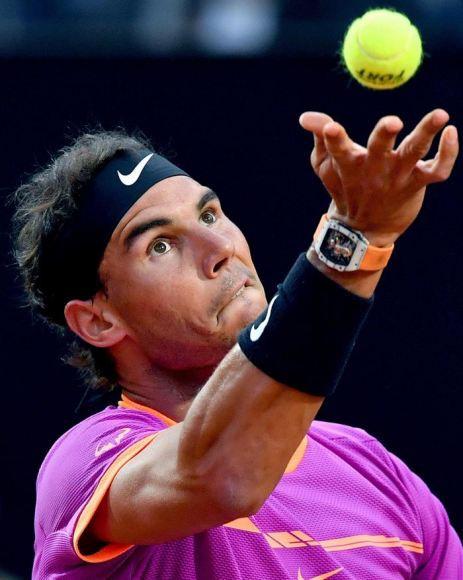
#> input picture Intro_OpenCV/VSCODE/11.jpg, 463 x 580 px, given in place of 11.png, which was not available
$ python 14_Erosion.py
#> lines starting #> are read from the running program, lines starting #| are printed output that depends on the picture; pictures that were not available may be replaced by others from this repository, and a replacement may not be noted
import cv2
import numpy as np

dir = "Intro_OpenCV/tratamiento_imagenes/"
img = cv2.imread(dir + "11.png", 0)
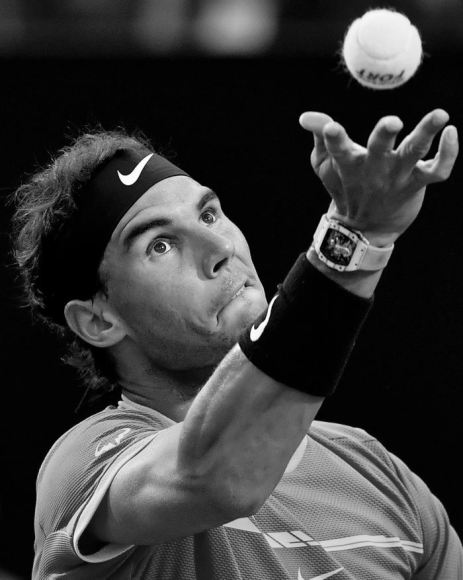
#> img: shape (580, 463); min 0, max 255, mean 58.7
kernel = np.ones((5, 5), np.uint8)
print(kernel)

# EROSION
# Si los pixeles adyacentes al centro del kernel son todos 0, se pone el centro en cero,
#
erosion1 = cv2.erode(img, kernel, iterations=1)
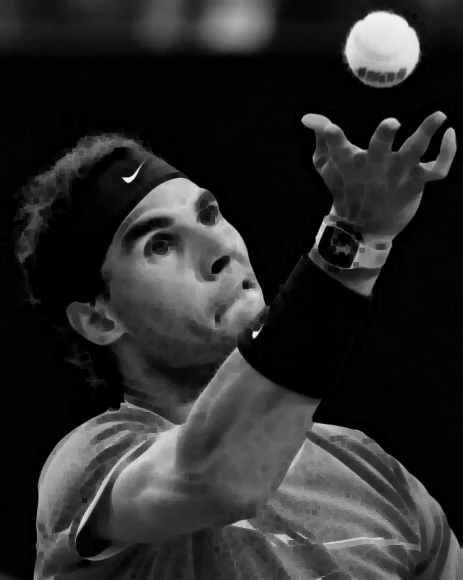
#> erosion1: shape (580, 463); min 0, max 245, mean 43.3
erosion2 = cv2.erode(img, kernel, iterations=3)
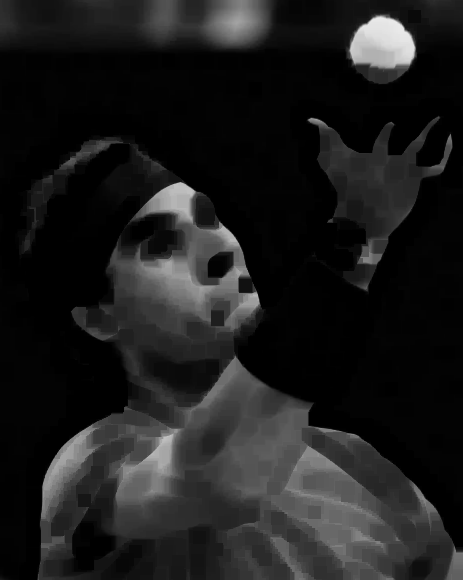
#> erosion2: shape (580, 463); min 0, max 234, mean 29.1

cv2.imshow("Imagen Original", img)
cv2.imshow("Imagen Erosionada Iteracion 1", erosion1)
cv2.imshow("Imagen Erosionada Iteracion 3", erosion2)

cv2.waitKey(0)
cv2.destroyAllWindows()

$ run again, with Intro_OpenCV/VSCODE/10.jpg copied over Intro_OpenCV/VSCODE/11.jpg
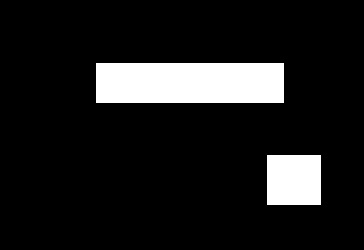
#> input picture Intro_OpenCV/VSCODE/10.jpg, 364 x 250 px, given in place of 11.png, which was not available
#> img is the input picture: shape (250, 364); min 0, max 255, mean 28.6
#> `erosion2 = cv2.erode(img, kernel, iterations=3)`:
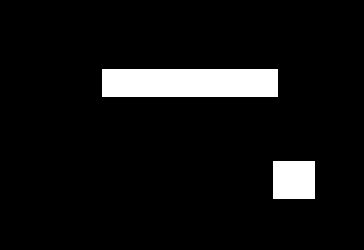
#> erosion2: shape (250, 364); min 0, max 255, mean 18.3

$ run again, with Intro_OpenCV/VSCODE/12.jpg copied over Intro_OpenCV/VSCODE/11.jpg
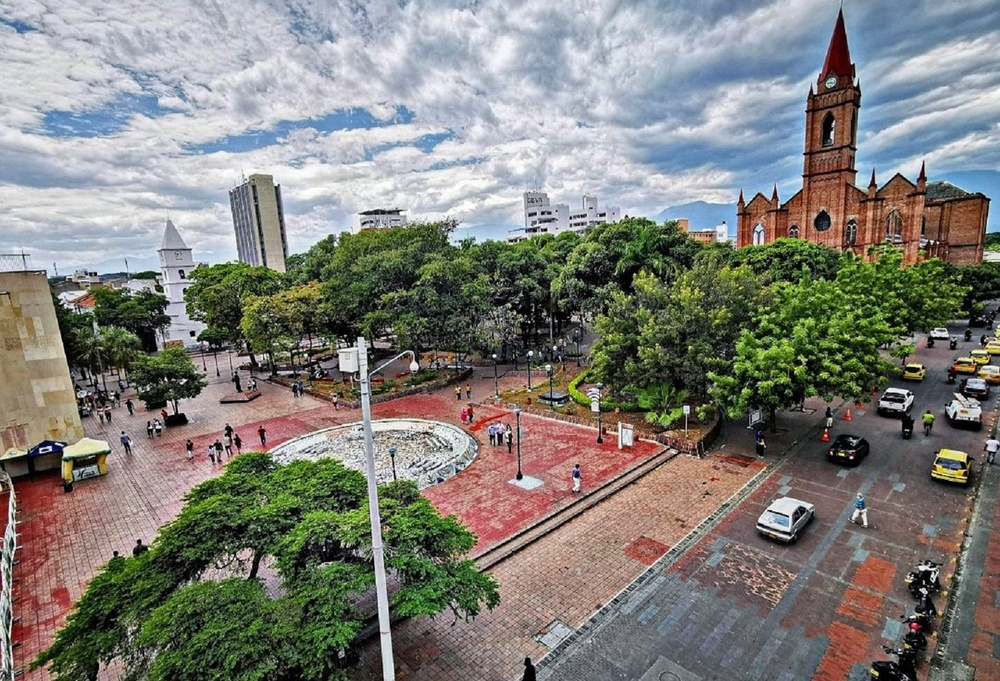
#> input picture Intro_OpenCV/VSCODE/12.jpg, 1000 x 681 px, shrunk from 1440 x 980 before the run, given in place of 11.png, which was not available
#> `erosion1 = cv2.erode(img, kernel, iterations=1)`:
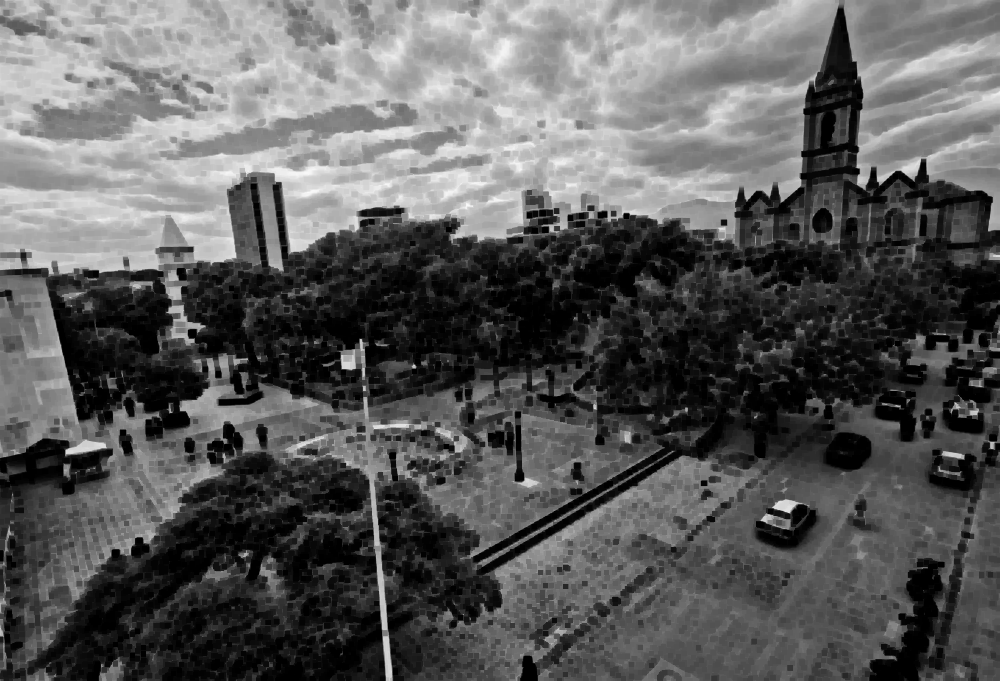
#> erosion1: shape (681, 1000); min 0, max 250, mean 91.1
#> `erosion2 = cv2.erode(img, kernel, iterations=3)`:
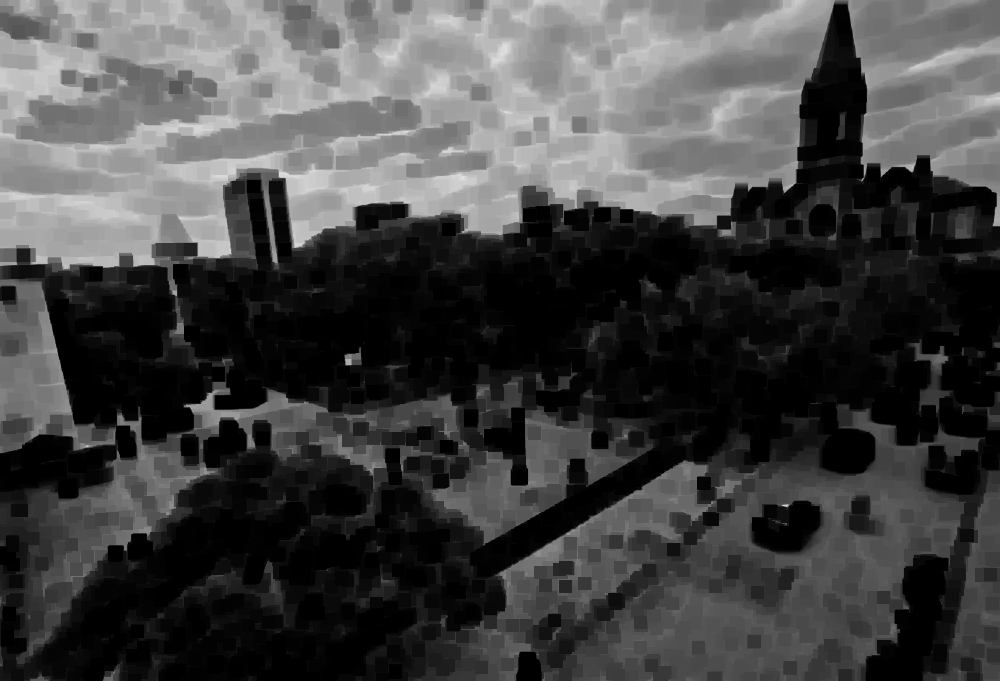
#> erosion2: shape (681, 1000); min 0, max 226, mean 67.5
